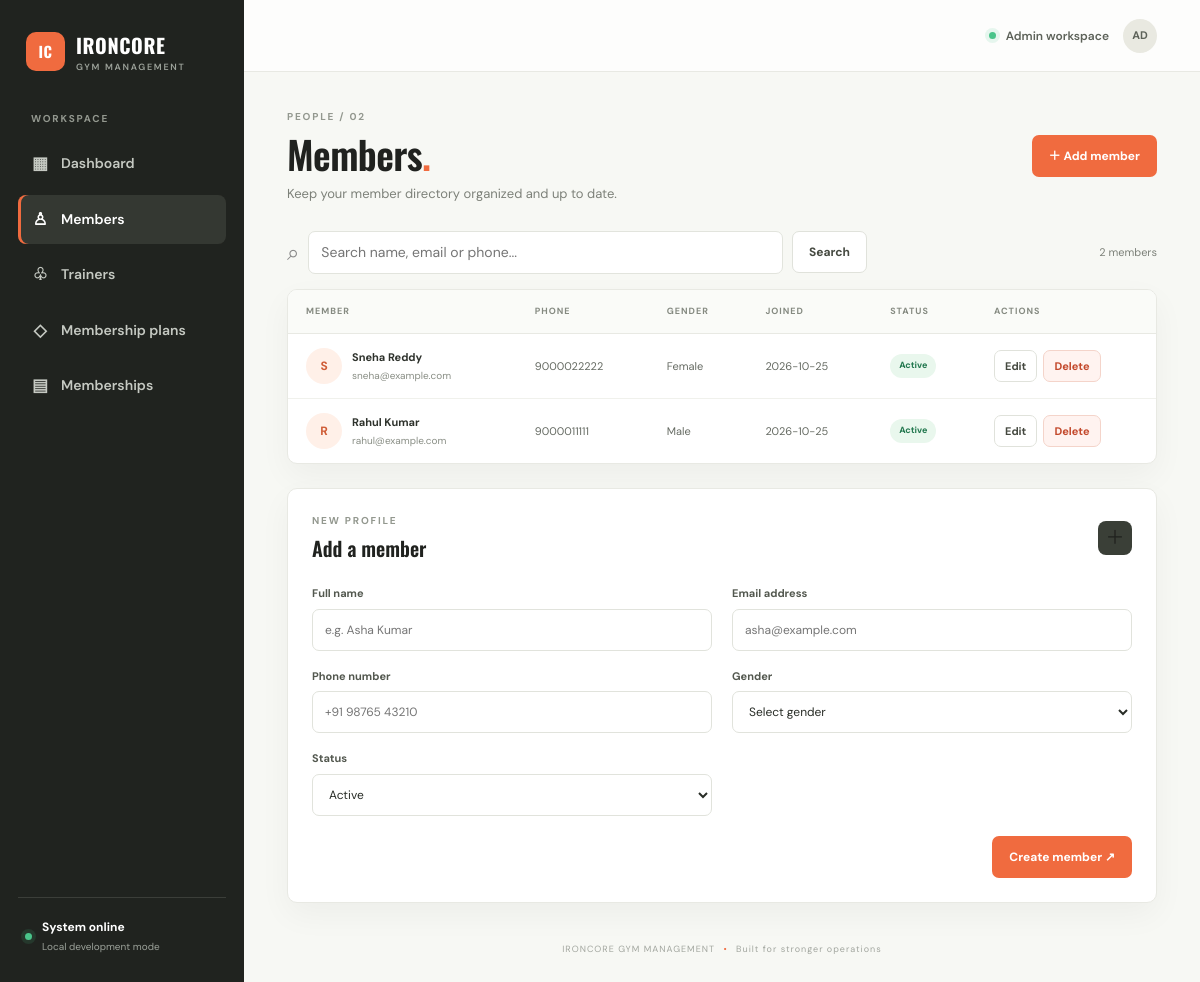
/members, run on the app's committed database.
### tables this page shows
CREATE TABLE members (
        id INTEGER PRIMARY KEY AUTOINCREMENT,
        full_name TEXT NOT NULL,
        email TEXT NOT NULL UNIQUE,
        phone TEXT,
        gender TEXT,
        joined_on TEXT NOT NULL DEFAULT (date('now')),
        status TEXT NOT NULL DEFAULT 'Active'
    );

### app/routes.py (the view, shortened to what this page needs)
@bp.route("/members", methods=["GET", "POST"])
def members():
    db = get_db()
    search = request.args.get("q", "").strip()
    rows = db.execute("""
        SELECT * FROM members
        WHERE full_name LIKE ? OR email LIKE ? OR phone LIKE ?
        ORDER BY id DESC
    """, (f"%{search}%", f"%{search}%", f"%{search}%")).fetchall()
    return render_template("members.html", members=rows, search=search)

### app/db.py (called while the page is built)
def get_db():
    if "db" not in g:
        g.db = sqlite3.connect(current_app.config["DATABASE"])
        g.db.row_factory = sqlite3.Row
        g.db.execute("PRAGMA foreign_keys = ON")
    return g.db

### app/templates/members.html (shortened to what this page needs)
{% extends "base.html" %}
{% block content %}
<div class="page-heading"><div><p class="eyebrow">PEOPLE / 02</p><h1>Members<span class="accent">.</span></h1><p class="subheading">Keep your member directory organized and up to date.</p></div><a class="btn btn-primary" href="#add-member">＋ Add member</a></div>
<div class="toolbar"><form class="search-form" method="get"><span>⌕</span><input name="q" value="{{ search }}" placeholder="Search name, email or phone..." aria-label="Search members"><button class="btn btn-secondary" type="submit">Search</button>{% if search %}<a class="clear-link" href="{{ url_for('main.members') }}">Clear</a>{% endif %}</form><span class="result-count">{{ members|length }} member{{ '' if members|length == 1 else 's' }}</span></div>
<div class="panel table-panel"><div class="table-scroll"><table><thead><tr><th>MEMBER</th><th>PHONE</th><th>GENDER</th><th>JOINED</th><th>STATUS</th><th>ACTIONS</th></tr></thead><tbody>
{% for m in members %}<tr><td><div class="table-person"><span class="member-avatar">{{ m.full_name[:1]|upper }}</span><span><strong>{{ m.full_name }}</strong><small>{{ m.email }}</small></span></div></td><td>{{ m.phone or '—' }}</td><td>{{ m.gender or '—' }}</td><td>{{ m.joined_on }}</td><td><span class="pill {{ 'pill-green' if m.status == 'Active' else 'pill-muted' }}">{{ m.status }}</span></td><td><div class="actions"><a class="btn btn-small btn-secondary" href="{{ url_for('main.edit_member', member_id=m.id) }}">Edit</a><form method="post" action="{{ url_for('main.delete_member', member_id=m.id) }}" data-confirm="Delete {{ m.full_name }}? This cannot be undone."><button class="btn btn-small btn-danger" type="submit">Delete</button></form></div></td></tr>
{% else %}<tr><td colspan="6"><div class="empty-state">No members found. Try another search or add a member below.</div></td></tr>{% endfor %}
</tbody></table></div></div>
<section class="panel form-panel" id="add-member"><div class="panel-heading"><div><p class="eyebrow">NEW PROFILE</p><h3>Add a member</h3></div><span class="panel-icon">＋</span></div><form method="post" class="form-grid">
<label>Full name <input name="full_name" required maxlength="100" placeholder="e.g. Asha Kumar"></label>
<label>Email address <input name="email" type="email" required maxlength="150" placeholder="asha@example.com"></label>
<label>Phone number <input name="phone" type="tel" maxlength="25" placeholder="+91 98765 43210"></label>
<label>Gender <select name="gender"><option value="">Select gender</option><option>Female</option><option>Male</option><option>Non-binary</option><option>Prefer not to say</option></select></label>
<label>Status <select name="status"><option>Active</option><option>Inactive</option></select></label>
<div class="form-actions"><button class="btn btn-primary" type="submit">Create member ↗</button></div>
</form></section>
{% endblock %}

### app/static/css/style.css (style rules this page uses)
:root { --ink:#20221f;--muted:#7d8179;--line:#e8e9e3;--paper:#f7f8f4;--white:#fff;--orange:#f06b3f;--orange-dark:#d95029;--green:#25845a;--sidebar:#20231f;--sidebar-muted:#9ca29a;--shadow:0 12px 32px rgba(32,34,31,.045) }
* { box-sizing:border-box }
html { scroll-behavior:smooth }
body { margin:0;background:var(--paper);color:var(--ink);font-family:"DM Sans",sans-serif;font-size:14px;line-height:1.5 }
a { color:inherit;text-decoration:none }
button,input,select,textarea { font:inherit }
.nav-label,.eyebrow { font-size:10px;font-weight:700;letter-spacing:1.8px;color:#93988f }
.page-heading { display:flex;justify-content:space-between;align-items:center;gap:20px;margin-bottom:27px }
.eyebrow { margin:0 0 8px }
.page-heading h1,.not-found h1 { font-family:Oswald,sans-serif;font-size:clamp(30px,3.2vw,42px);letter-spacing:-.6px;line-height:1.15;margin:0;font-weight:600 }
.accent { color:var(--orange) }
.subheading { color:var(--muted);margin:8px 0 0;font-size:13px }
.btn { display:inline-flex;justify-content:center;align-items:center;gap:8px;border:1px solid transparent;border-radius:7px;padding:11px 16px;font-weight:700;font-size:12px;cursor:pointer;transition:transform .15s,background .15s;white-space:nowrap }
.btn-primary { background:var(--orange);color:white }
.btn-secondary { background:white;border-color:#e0e2db;color:#454940 }
.btn-danger { background:#fff3f0;color:#c3482b;border-color:#f4d4ca }
.btn-small { padding:7px 10px;font-size:11px }
.stat-card,.panel { background:white;border:1px solid var(--line);border-radius:10px;box-shadow:var(--shadow) }
.panel { padding:22px;margin-bottom:20px }
.panel-heading { display:flex;align-items:center;justify-content:space-between;gap:15px;margin-bottom:18px }
.panel-heading .eyebrow { margin-bottom:5px }
.panel-heading h3,.form-panel h3 { font:600 20px Oswald,sans-serif;margin:0 }
.member-avatar { display:grid;place-items:center;flex-shrink:0;width:36px;height:36px;border-radius:50%;background:#fff0e8;color:#cf5c36;font-weight:700;font-size:12px }
.pill { display:inline-flex;align-items:center;border-radius:100px;padding:5px 9px;font-size:9px;font-weight:700;white-space:nowrap }
.pill-green { color:#23784f;background:#e9f7ed }
.panel-icon { display:grid;place-items:center;width:34px;height:34px;background:#3a3f37;border-radius:8px;font-size:19px }
.toolbar { display:flex;justify-content:space-between;align-items:center;gap:15px;margin-bottom:15px }
.search-form { display:flex;align-items:center;gap:9px;flex:1;max-width:580px }
.search-form>span { font-size:22px;color:#888 }
.search-form input { flex:1;min-width:80px;border:1px solid #e2e4dd;background:white;border-radius:7px;padding:10px 12px;outline:none }
.result-count { font-size:11px;color:var(--muted) }
.table-panel { padding:0;overflow:hidden }
.table-scroll { width:100%;overflow-x:auto }
table { border-collapse:collapse;width:100%;text-align:left;white-space:nowrap }
thead { background:#fafbf8 }
th { font-size:9px;letter-spacing:1px;color:#858a81;padding:15px 18px;font-weight:700;border-bottom:1px solid var(--line) }
td { padding:14px 18px;border-bottom:1px solid #f0f1ec;font-size:11px;color:#656a62 }
tbody tr:last-child td { border-bottom:0 }
.table-person { display:flex;align-items:center;gap:10px }
.table-person strong,.table-person small { display:block }
.table-person strong { font-size:11px;color:#2e322c }
.table-person small { font-size:10px;color:#898e85;margin-top:3px }
.actions { display:flex;align-items:center;gap:6px }
.actions form { margin:0 }
.form-panel { padding:24px;margin-top:24px }
.form-panel .panel-heading { margin-bottom:22px }
.form-grid { display:grid;grid-template-columns:repeat(2,minmax(0,1fr));gap:17px 20px }
.form-grid label { display:flex;flex-direction:column;gap:7px;font-size:11px;font-weight:700;color:#53584f }
.form-grid input,.form-grid select,.form-grid textarea { width:100%;padding:11px 12px;border:1px solid #e1e3dc;background:#fff;border-radius:7px;color:#292d27;font-size:12px;font-weight:400 }
.form-actions { grid-column:1/-1;display:flex;justify-content:flex-end;padding-top:3px }

### data on the page
members: full_name "S", full_name "Sneha Reddy", email "sneha@example.com", phone "9000022222", gender "Female", joined_on "2026-10-25", status "Active"
members: full_name "R", full_name "Rahul Kumar", email "rahul@example.com", phone "9000011111", gender "Male", joined_on "2026-10-25", status "Active"

### other printed values
{{ members|length }} "2"
{{ '' if members|length == 1 else 's' }} "s"
